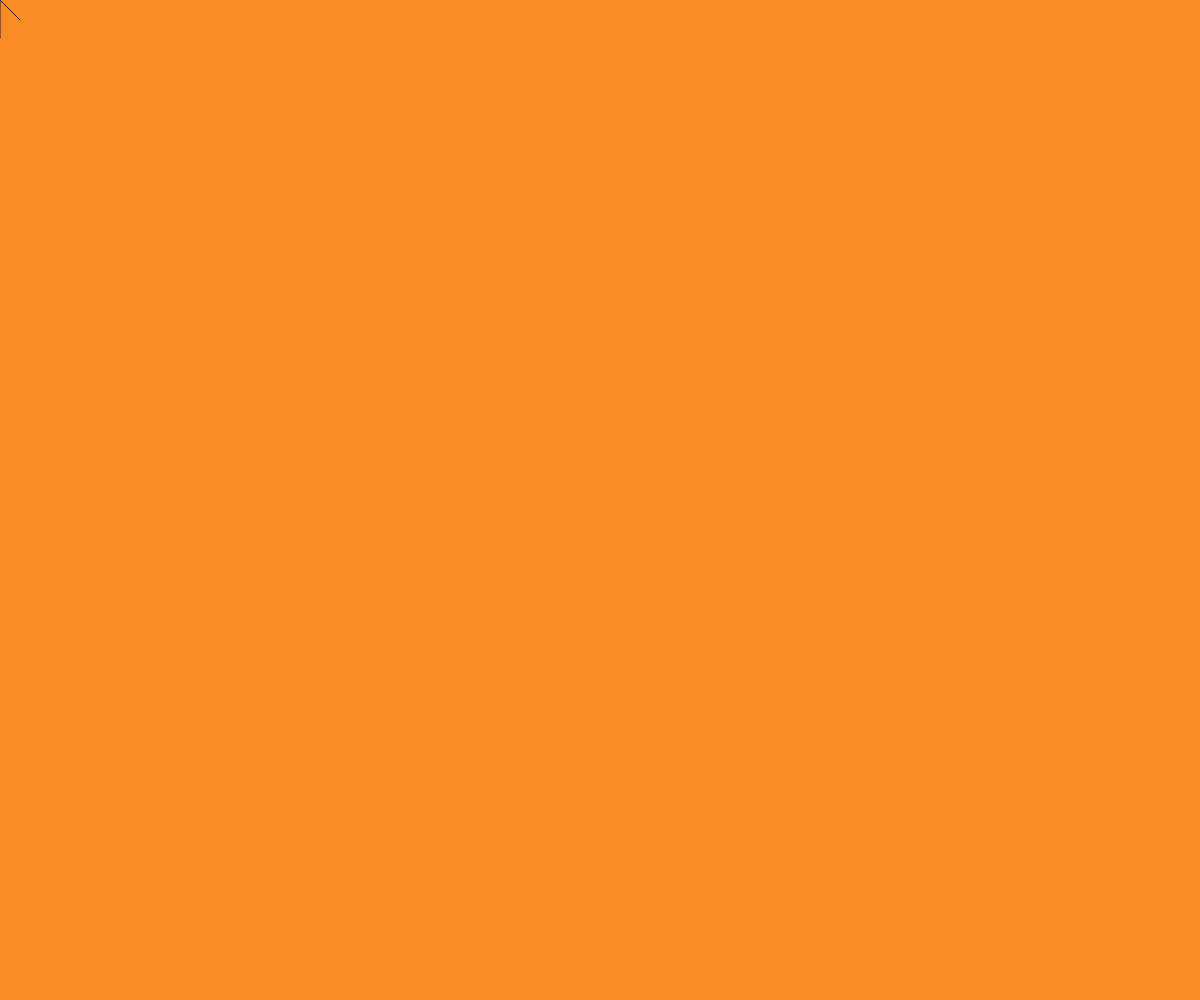
Frame 1 (no input)
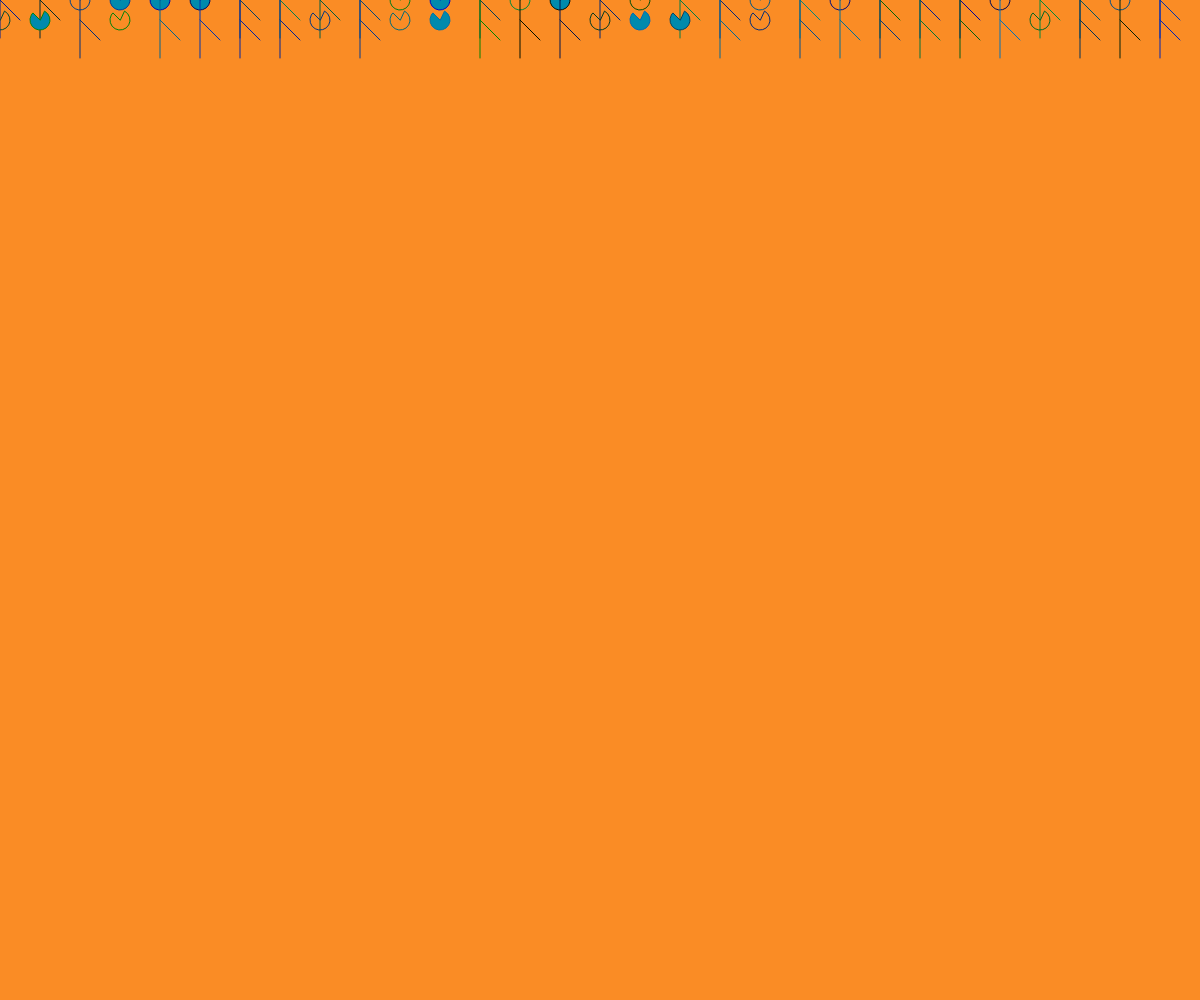
Frame 60 (no input)
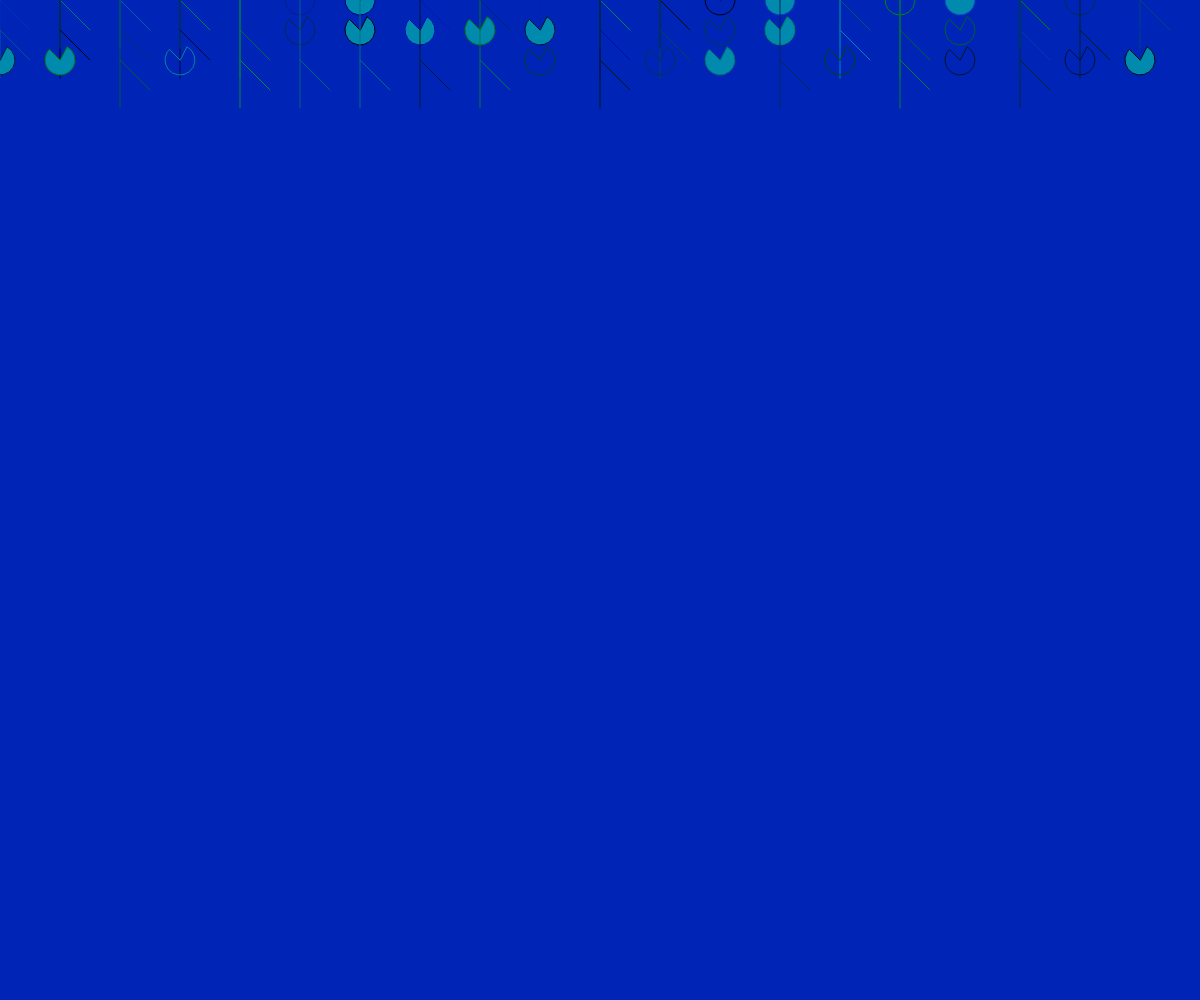
Frame 120 (the mouse pressed at the canvas centre since frame 60)

The p5.js sketch that drew these frames (run headless with seeded random() and noise() and a simulated clock; from frame 60 on, the mouse is pressed at the canvas centre):

// p5.js sketch
// ── sketch.js
//@ariannater

let x= 0;
let y= 0;
let size=20;
let sfondo=(250, 140,37);


function setup() {
  createCanvas(windowWidth, windowHeight);
   background(250, 140,37);
}

function draw() {

  r = random(0, 0);
  g = random(0, 138);
  b = random(0, 193);
  stroke(r, g, b);
  if (x >= width) {
    y += size;
    x = 0;
  }
  if (y >= height) {
    background(r,g,b);
    y = 0;
    x = 0;
  }
  if (random(1) < 0.6) {
    line(x, y, x + size, y + size);
    noFill();
    
    line(x,y+ size*(-x),x, y+18 + size);
    noFill();
    x += size;
    x += size;
  } else {
   arc(x, y, size,size, 200, PI + QUARTER_PI, PIE);
    noStroke();
    fill(0,138,173);
  
    x += size*2;
  }
}

//direzionelinea-testa_o_croce 
function direzione() {
  if (random(6) <= 3) {
    return (true); // testa
  } else {
    return (false); // croce
  }
}


//premendo il mouse cambia colore di sfondo e riparte a disegnare
//superato un determinato valore torna indietro
function mousePressed() {
  x = 0;
  y = 0;  
  size=size+10;
  if (size>60){
    
    size=size/5;
  }
background(r,g,b);
}
